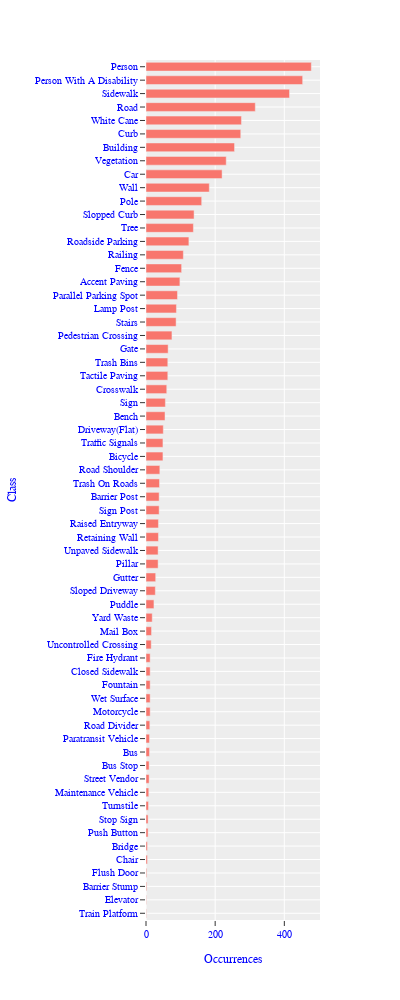

The cell this chart's notebook holds for it:
### Code cell
fig = px.bar(
    occur_df_perc, 
    y='Class', 
    x='Occurrences', 
    template="ggplot2", 
    orientation='h', 
    width=400, 
    height=1000
)
fig.update_traces(width=0.65)
fig.update_yaxes(dtick=occur_df_perc['Class'])
fig.update_layout(
    font_family="Courier New",
    font_color="blue",
    title_font_family="Times New Roman",
    title_font_color="red",
    legend_title_font_color="green",
    font=dict(size=10),
)
fig.update_layout(legend=dict(
    orientation="h",
    yanchor="bottom",
    y=1.02,
    xanchor="right",
    x=1
))

# filename = f'{datetime.now().strftime("%Y_%m_%d-%I_%M_%S_%p")}.pdf'

fig.write_image(
    os.path.join(output_path_occur, filename), 
    format='pdf'
)
fig.show()

### Figure 1 — Plotly figure (JSON) as saved in the notebook; plotly's stock layout.template omitted (floating-point values rounded to 4 significant figures)
{"data": [{"alignmentgroup": "True", "hovertemplate": "Occurrences=%{x}<br>Class=%{y}<extra></extra>", "legendgroup": "", "marker": {"color": "#F8766D", "pattern": {"shape": ""}}, "name": "", "offsetgroup": "", "orientation": "h", "showlegend": false, "textposition": "auto", "type": "bar", "width": 0.65, "x": [1, 1, 2, 2, 4, 4, 6, 6, 7, 8, 9, 9, 10, 10, 11, 12, 12, 12, 12, 12, 15, 16, 18, 23, 27, 28, 35, 35, 36, 36, 38, 38, 39, 40, 49, 49, 50, 55, 56, 60, 63, 63, 64, 75, 87, 88, 91, 98, 103, 108, 124, 137, 139, 161, 183, 220, 232, 256, 274, 276, 316, 415, 453, 478], "xaxis": "x", "y": ["Train Platform", "Elevator", "Barrier Stump", "Flush Door", "Chair", "Bridge", "Push Button", "Stop Sign", "Turnstile", "Maintenance Vehicle", "Street Vendor", "Bus Stop", "Bus", "Paratransit Vehicle", "Road Divider", "Motorcycle", "Wet Surface", "Fountain", "Closed Sidewalk", "Fire Hydrant", "Uncontrolled Crossing", "Mail Box", "Yard Waste", "Puddle", "Sloped Driveway", "Gutter", "Pillar", "Unpaved Sidewalk", "Retaining Wall", "Raised Entryway", "Sign Post", "Barrier Post", "Trash On Roads", "Road Shoulder", "Bicycle", "Traffic Signals", "Driveway(Flat)", "Bench", "Sign", "Crosswalk", "Tactile Paving", "Trash Bins", "Gate", "Pedestrian Crossing", "Stairs", "Lamp Post", "Parallel Parking Spot", "Accent Paving", "Fence", "Railing", "Roadside Parking", "Tree", "Slopped Curb", "Pole", "Wall", "Car", "Vegetation", "Building", "Curb", "White Cane", "Road", "Sidewalk", "Person With A Disability", "Person"], "yaxis": "y"}], "layout": {"barmode": "relative", "font": {"color": "blue", "family": "Courier New", "size": 10}, "height": 1000, "legend": {"orientation": "h", "title": {"font": {"color": "green"}}, "tracegroupgap": 0, "x": 1, "xanchor": "right", "y": 1.02, "yanchor": "bottom"}, "margin": {"t": 60}, "title": {"font": {"color": "red", "family": "Times New Roman"}}, "width": 400, "xaxis": {"anchor": "y", "autorange": true, "domain": [0, 1], "range": [0, 503.2], "title": {"text": "Occurrences"}, "type": "linear"}, "yaxis": {"anchor": "x", "autorange": true, "domain": [0, 1], "dtick": ["Train Platform", "Elevator", "Barrier Stump", "Flush Door", "Chair", "Bridge", "Push Button", "Stop Sign", "Turnstile", "Maintenance Vehicle", "Street Vendor", "Bus Stop", "Bus", "Paratransit Vehicle", "Road Divider", "Motorcycle", "Wet Surface", "Fountain", "Closed Sidewalk", "Fire Hydrant", "Uncontrolled Crossing", "Mail Box", "Yard Waste", "Puddle", "Sloped Driveway", "Gutter", "Pillar", "Unpaved Sidewalk", "Retaining Wall", "Raised Entryway", "Sign Post", "Barrier Post", "Trash On Roads", "Road Shoulder", "Bicycle", "Traffic Signals", "Driveway(Flat)", "Bench", "Sign", "Crosswalk", "Tactile Paving", "Trash Bins", "Gate", "Pedestrian Crossing", "Stairs", "Lamp Post", "Parallel Parking Spot", "Accent Paving", "Fence", "Railing", "Roadside Parking", "Tree", "Slopped Curb", "Pole", "Wall", "Car", "Vegetation", "Building", "Curb", "White Cane", "Road", "Sidewalk", "Person With A Disability", "Person"], "range": [-0.5, 63.5], "title": {"text": "Class"}, "type": "category"}}}
